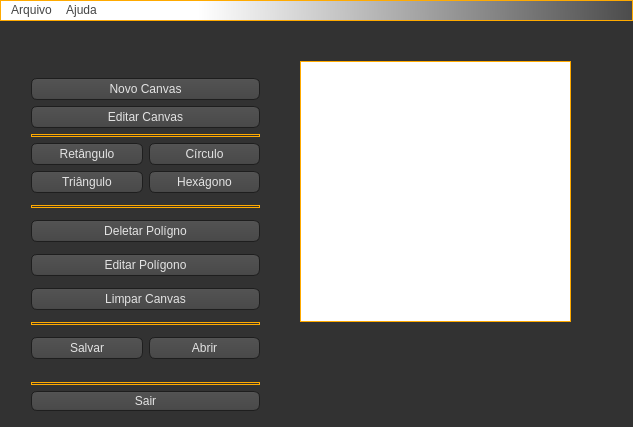
<?xml version="1.0" encoding="UTF-8"?>
<ui version="4.0">
 <class>MainWindow</class>
 <widget class="QMainWindow" name="MainWindow">
  <property name="geometry">
   <rect>
    <x>0</x>
    <y>0</y>
    <width>633</width>
    <height>427</height>
   </rect>
  </property>
  <property name="sizePolicy">
   <sizepolicy hsizetype="Expanding" vsizetype="Expanding">
    <horstretch>0</horstretch>
    <verstretch>0</verstretch>
   </sizepolicy>
  </property>
  <property name="windowTitle">
   <string>MainWindow</string>
  </property>
  <widget class="QWidget" name="centralWidget">
   <property name="sizePolicy">
    <sizepolicy hsizetype="Expanding" vsizetype="Expanding">
     <horstretch>100</horstretch>
     <verstretch>100</verstretch>
    </sizepolicy>
   </property>
   <property name="styleSheet">
    <string notr="true"> color: #404040;
    background-color: #323232;</string>
   </property>
   <widget class="QGraphicsView" name="graphicsView">
    <property name="geometry">
     <rect>
      <x>300</x>
      <y>40</y>
      <width>271</width>
      <height>261</height>
     </rect>
    </property>
    <property name="sizePolicy">
     <sizepolicy hsizetype="Fixed" vsizetype="Fixed">
      <horstretch>0</horstretch>
      <verstretch>0</verstretch>
     </sizepolicy>
    </property>
    <property name="minimumSize">
     <size>
      <width>100</width>
      <height>100</height>
     </size>
    </property>
    <property name="styleSheet">
     <string notr="true">border: 1px solid #ffaa00;
background-color: rgb(255, 255, 255);</string>
    </property>
    <property name="verticalScrollBarPolicy">
     <enum>Qt::ScrollBarAlwaysOff</enum>
    </property>
    <property name="horizontalScrollBarPolicy">
     <enum>Qt::ScrollBarAlwaysOff</enum>
    </property>
   </widget>
   <widget class="QWidget" name="verticalLayoutWidget_2">
    <property name="geometry">
     <rect>
      <x>20</x>
      <y>40</y>
      <width>251</width>
      <height>318</height>
     </rect>
    </property>
    <layout class="QVBoxLayout" name="verticalLayout_2">
     <item>
      <layout class="QVBoxLayout" name="verticalLayout">
       <item>
        <widget class="QPushButton" name="pushButton_11">
         <property name="styleSheet">
          <string notr="true">color: rgb(227, 227, 227);
background-color: QLinearGradient( x1: 0, y1: 0, x2: 0, y2: 1, stop: 0 #565656, stop: 0.1 #525252, stop: 0.5 #4e4e4e, stop: 0.9 #4a4a4a, stop: 1 #464646);
border-width: 1px;
border-color: #1e1e1e;
border-style: solid;
border-radius: 6;
padding: 3px;
font-size: 12px;
padding-left: 5px;
padding-right: 5px;
</string>
         </property>
         <property name="text">
          <string>Novo Canvas</string>
         </property>
        </widget>
       </item>
       <item>
        <widget class="QPushButton" name="pushButton">
         <property name="styleSheet">
          <string notr="true">color: rgb(227, 227, 227);
background-color: QLinearGradient( x1: 0, y1: 0, x2: 0, y2: 1, stop: 0 #565656, stop: 0.1 #525252, stop: 0.5 #4e4e4e, stop: 0.9 #4a4a4a, stop: 1 #464646);
border-width: 1px;
border-color: #1e1e1e;
border-style: solid;
border-radius: 6;
padding: 3px;
font-size: 12px;
padding-left: 5px;
padding-right: 5px;
</string>
         </property>
         <property name="text">
          <string>Editar Canvas</string>
         </property>
        </widget>
       </item>
       <item>
        <widget class="Line" name="line_3">
         <property name="styleSheet">
          <string notr="true">border: 1px solid #ffaa00;</string>
         </property>
         <property name="orientation">
          <enum>Qt::Horizontal</enum>
         </property>
        </widget>
       </item>
       <item>
        <layout class="QHBoxLayout" name="horizontalLayout_5">
         <item>
          <layout class="QHBoxLayout" name="horizontalLayout_6">
           <item>
            <widget class="QPushButton" name="pushButton_4">
             <property name="styleSheet">
              <string notr="true">color: rgb(227, 227, 227);
background-color: QLinearGradient( x1: 0, y1: 0, x2: 0, y2: 1, stop: 0 #565656, stop: 0.1 #525252, stop: 0.5 #4e4e4e, stop: 0.9 #4a4a4a, stop: 1 #464646);
border-width: 1px;
border-color: #1e1e1e;
border-style: solid;
border-radius: 6;
padding: 3px;
font-size: 12px;
padding-left: 5px;
padding-right: 5px;
</string>
             </property>
             <property name="text">
              <string>Retângulo</string>
             </property>
             <property name="icon">
              <iconset resource="img.qrc">
               <normaloff>:/img/imagens/ret.png</normaloff>:/img/imagens/ret.png</iconset>
             </property>
             <property name="iconSize">
              <size>
               <width>30</width>
               <height>30</height>
              </size>
             </property>
            </widget>
           </item>
           <item>
            <widget class="QPushButton" name="pushButton_5">
             <property name="styleSheet">
              <string notr="true">color: rgb(227, 227, 227);
background-color: QLinearGradient( x1: 0, y1: 0, x2: 0, y2: 1, stop: 0 #565656, stop: 0.1 #525252, stop: 0.5 #4e4e4e, stop: 0.9 #4a4a4a, stop: 1 #464646);
border-width: 1px;
border-color: #1e1e1e;
border-style: solid;
border-radius: 6;
padding: 3px;
font-size: 12px;
padding-left: 5px;
padding-right: 5px;
</string>
             </property>
             <property name="text">
              <string>Círculo</string>
             </property>
             <property name="icon">
              <iconset resource="img.qrc">
               <normaloff>:/img/imagens/cir.png</normaloff>:/img/imagens/cir.png</iconset>
             </property>
             <property name="iconSize">
              <size>
               <width>30</width>
               <height>30</height>
              </size>
             </property>
            </widget>
           </item>
          </layout>
         </item>
        </layout>
       </item>
       <item>
        <layout class="QHBoxLayout" name="horizontalLayout_2">
         <item>
          <widget class="QPushButton" name="pushButton_2">
           <property name="styleSheet">
            <string notr="true">color: rgb(227, 227, 227);
background-color: QLinearGradient( x1: 0, y1: 0, x2: 0, y2: 1, stop: 0 #565656, stop: 0.1 #525252, stop: 0.5 #4e4e4e, stop: 0.9 #4a4a4a, stop: 1 #464646);
border-width: 1px;
border-color: #1e1e1e;
border-style: solid;
border-radius: 6;
padding: 3px;
font-size: 12px;
padding-left: 5px;
padding-right: 5px;
</string>
           </property>
           <property name="text">
            <string>Triângulo</string>
           </property>
           <property name="icon">
            <iconset resource="img.qrc">
             <normaloff>:/img/imagens/tri.png</normaloff>:/img/imagens/tri.png</iconset>
           </property>
           <property name="iconSize">
            <size>
             <width>30</width>
             <height>30</height>
            </size>
           </property>
          </widget>
         </item>
         <item>
          <widget class="QPushButton" name="pushButton_3">
           <property name="styleSheet">
            <string notr="true">color: rgb(227, 227, 227);
background-color: QLinearGradient( x1: 0, y1: 0, x2: 0, y2: 1, stop: 0 #565656, stop: 0.1 #525252, stop: 0.5 #4e4e4e, stop: 0.9 #4a4a4a, stop: 1 #464646);
border-width: 1px;
border-color: #1e1e1e;
border-style: solid;
border-radius: 6;
padding: 3px;
font-size: 12px;
padding-left: 5px;
padding-right: 5px;
</string>
           </property>
           <property name="text">
            <string>Hexágono</string>
           </property>
           <property name="icon">
            <iconset resource="img.qrc">
             <normaloff>:/img/imagens/hex.png</normaloff>:/img/imagens/hex.png</iconset>
           </property>
           <property name="iconSize">
            <size>
             <width>30</width>
             <height>30</height>
            </size>
           </property>
          </widget>
         </item>
        </layout>
       </item>
      </layout>
     </item>
     <item>
      <widget class="Line" name="line_2">
       <property name="styleSheet">
        <string notr="true">border: 1px solid #ffaa00;</string>
       </property>
       <property name="orientation">
        <enum>Qt::Horizontal</enum>
       </property>
      </widget>
     </item>
     <item>
      <widget class="QPushButton" name="pushButton_6">
       <property name="styleSheet">
        <string notr="true">color: rgb(227, 227, 227);
background-color: QLinearGradient( x1: 0, y1: 0, x2: 0, y2: 1, stop: 0 #565656, stop: 0.1 #525252, stop: 0.5 #4e4e4e, stop: 0.9 #4a4a4a, stop: 1 #464646);
border-width: 1px;
border-color: #1e1e1e;
border-style: solid;
border-radius: 6;
padding: 3px;
font-size: 12px;
padding-left: 5px;
padding-right: 5px;
</string>
       </property>
       <property name="text">
        <string>Deletar Polígno</string>
       </property>
      </widget>
     </item>
     <item>
      <widget class="QPushButton" name="pushButton_9">
       <property name="styleSheet">
        <string notr="true">color: rgb(227, 227, 227);
background-color: QLinearGradient( x1: 0, y1: 0, x2: 0, y2: 1, stop: 0 #565656, stop: 0.1 #525252, stop: 0.5 #4e4e4e, stop: 0.9 #4a4a4a, stop: 1 #464646);
border-width: 1px;
border-color: #1e1e1e;
border-style: solid;
border-radius: 6;
padding: 3px;
font-size: 12px;
padding-left: 5px;
padding-right: 5px;
</string>
       </property>
       <property name="text">
        <string>Editar Polígono</string>
       </property>
      </widget>
     </item>
     <item>
      <widget class="QPushButton" name="pushButton_10">
       <property name="styleSheet">
        <string notr="true">color: rgb(227, 227, 227);
background-color: QLinearGradient( x1: 0, y1: 0, x2: 0, y2: 1, stop: 0 #565656, stop: 0.1 #525252, stop: 0.5 #4e4e4e, stop: 0.9 #4a4a4a, stop: 1 #464646);
border-width: 1px;
border-color: #1e1e1e;
border-style: solid;
border-radius: 6;
padding: 3px;
font-size: 12px;
padding-left: 5px;
padding-right: 5px;
</string>
       </property>
       <property name="text">
        <string>Limpar Canvas</string>
       </property>
      </widget>
     </item>
     <item>
      <widget class="Line" name="line">
       <property name="styleSheet">
        <string notr="true">border: 1px solid #ffaa00;</string>
       </property>
       <property name="orientation">
        <enum>Qt::Horizontal</enum>
       </property>
      </widget>
     </item>
     <item>
      <layout class="QHBoxLayout" name="horizontalLayout">
       <item>
        <widget class="QPushButton" name="pushButton_7">
         <property name="styleSheet">
          <string notr="true">color: rgb(227, 227, 227);
background-color: QLinearGradient( x1: 0, y1: 0, x2: 0, y2: 1, stop: 0 #565656, stop: 0.1 #525252, stop: 0.5 #4e4e4e, stop: 0.9 #4a4a4a, stop: 1 #464646);
border-width: 1px;
border-color: #1e1e1e;
border-style: solid;
border-radius: 6;
padding: 3px;
font-size: 12px;
padding-left: 5px;
padding-right: 5px;
</string>
         </property>
         <property name="text">
          <string>Salvar</string>
         </property>
        </widget>
       </item>
       <item>
        <widget class="QPushButton" name="pushButton_8">
         <property name="styleSheet">
          <string notr="true">color: rgb(227, 227, 227);
background-color: QLinearGradient( x1: 0, y1: 0, x2: 0, y2: 1, stop: 0 #565656, stop: 0.1 #525252, stop: 0.5 #4e4e4e, stop: 0.9 #4a4a4a, stop: 1 #464646);
border-width: 1px;
border-color: #1e1e1e;
border-style: solid;
border-radius: 6;
padding: 3px;
font-size: 12px;
padding-left: 5px;
padding-right: 5px;
</string>
         </property>
         <property name="text">
          <string>Abrir</string>
         </property>
        </widget>
       </item>
      </layout>
     </item>
    </layout>
   </widget>
   <widget class="QWidget" name="gridLayoutWidget">
    <property name="geometry">
     <rect>
      <x>20</x>
      <y>350</y>
      <width>251</width>
      <height>51</height>
     </rect>
    </property>
    <layout class="QGridLayout" name="gridLayout">
     <item row="1" column="0">
      <widget class="QPushButton" name="pushButton_12">
       <property name="styleSheet">
        <string notr="true">color: rgb(227, 227, 227);
background-color: QLinearGradient( x1: 0, y1: 0, x2: 0, y2: 1, stop: 0 #565656, stop: 0.1 #525252, stop: 0.5 #4e4e4e, stop: 0.9 #4a4a4a, stop: 1 #464646);
border-width: 1px;
border-color: #1e1e1e;
border-style: solid;
border-radius: 6;
padding: 3px;
font-size: 12px;
padding-left: 5px;
padding-right: 5px;
</string>
       </property>
       <property name="text">
        <string>Sair</string>
       </property>
      </widget>
     </item>
     <item row="0" column="0">
      <widget class="Line" name="line_4">
       <property name="styleSheet">
        <string notr="true">border: 1px solid #ffaa00;</string>
       </property>
       <property name="orientation">
        <enum>Qt::Horizontal</enum>
       </property>
      </widget>
     </item>
    </layout>
   </widget>
  </widget>
  <widget class="QMenuBar" name="menuBar">
   <property name="geometry">
    <rect>
     <x>0</x>
     <y>0</y>
     <width>633</width>
     <height>23</height>
    </rect>
   </property>
   <property name="styleSheet">
    <string notr="true">color: #444;
background-color: qlineargradient(spread:repeat, x1:1, y1:0.476, x2:0, y2:0.476682, stop:0 rgba(75, 75, 75, 255), stop:0.6875 rgba(255, 255, 255, 255));
border: 1px solid #ffaa00;
border-top-color: #ffaa00;
border-right-color: #ffaa00;
border-bottom-color: #ffaa00;
border-left-color: #ffaa00;
gridline-color: rgb(68, 68, 68);
selection-color: rgb(255, 255, 255);
selection-background-color: rgb(68, 68, 68);</string>
   </property>
   <widget class="QMenu" name="menuArquivo">
    <property name="styleSheet">
     <string notr="true">background: #444;
    border: 1px solid #000;
margin-bottom:-1px;
    padding-bottom:1px;
color: rgb(255, 255, 255);</string>
    </property>
    <property name="title">
     <string>Arquivo</string>
    </property>
    <addaction name="actionNovo"/>
    <addaction name="actionSalvar"/>
    <addaction name="actionAtualizar"/>
    <addaction name="actionAbrir"/>
    <addaction name="actionSair"/>
   </widget>
   <widget class="QMenu" name="menuAjuda">
    <property name="styleSheet">
     <string notr="true">background: #444;
    border: 1px solid #000;
margin-bottom:-1px;
    padding-bottom:1px;
color: rgb(255, 255, 255);</string>
    </property>
    <property name="title">
     <string>Ajuda</string>
    </property>
    <addaction name="actionSobre"/>
    <addaction name="separator"/>
    <addaction name="actionAjuda"/>
   </widget>
   <addaction name="menuArquivo"/>
   <addaction name="menuAjuda"/>
  </widget>
  <action name="actionNovo">
   <property name="text">
    <string>Novo</string>
   </property>
   <property name="shortcut">
    <string>Ctrl+N</string>
   </property>
  </action>
  <action name="actionSalvar">
   <property name="text">
    <string>Salvar</string>
   </property>
   <property name="shortcut">
    <string>Ctrl+S</string>
   </property>
  </action>
  <action name="actionAbrir">
   <property name="text">
    <string>Abrir</string>
   </property>
   <property name="shortcut">
    <string>Ctrl+O</string>
   </property>
  </action>
  <action name="actionSair">
   <property name="text">
    <string>Sair</string>
   </property>
   <property name="shortcut">
    <string>Ctrl+Q</string>
   </property>
  </action>
  <action name="actionSobre">
   <property name="text">
    <string>Sobre</string>
   </property>
  </action>
  <action name="actionAjuda">
   <property name="text">
    <string>Ajuda</string>
   </property>
   <property name="shortcut">
    <string>F1</string>
   </property>
  </action>
  <action name="actionAtualizar">
   <property name="text">
    <string>Atualizar</string>
   </property>
   <property name="shortcut">
    <string>F5</string>
   </property>
  </action>
 </widget>
 <layoutdefault spacing="6" margin="11"/>
 <tabstops>
  <tabstop>pushButton</tabstop>
  <tabstop>pushButton_4</tabstop>
  <tabstop>pushButton_5</tabstop>
  <tabstop>pushButton_2</tabstop>
  <tabstop>pushButton_3</tabstop>
  <tabstop>pushButton_7</tabstop>
  <tabstop>pushButton_8</tabstop>
  <tabstop>graphicsView</tabstop>
 </tabstops>
 <resources>
  <include location="img.qrc"/>
 </resources>
 <connections/>
</ui>
